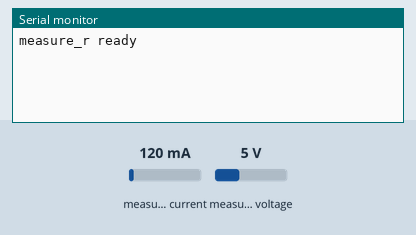
Bench run of a sketch on a simulated ESP32. On the bench: the last lines printed to the serial monitor. Wiring (inferred from the names in the program): INA219 current sensor at I2C address 0x40. The test bench sets the inputs (shaded band); at power-on: measured current 120 mA, measured voltage 5 V.

Above: at 1.5 s.
1.6 s: measured current set to 40 mA
At 2.9 s:
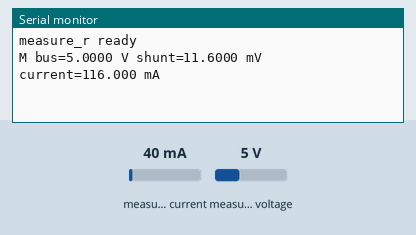
4.6 s: measured voltage set to 0.3 V
At 5.5 s:
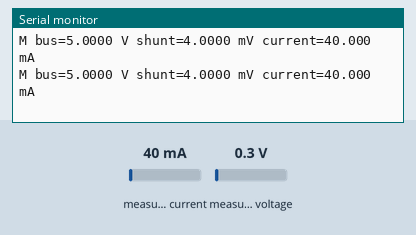
6.1 s: measured current set to 500 mA
At 6.1 s:
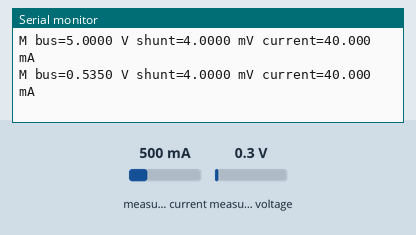
Timing chart, 0 to 9.1 s (numbered marks = the images above; inputs shaded):
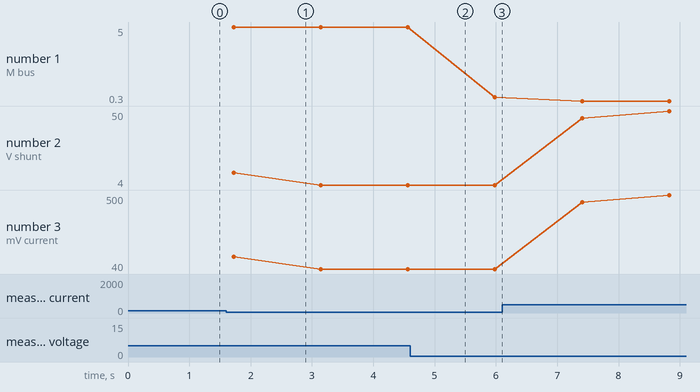

The sketch:

measure_r.ino
```cpp
// High-precision mode for finding the load resistance: R = V / I.
// INA219 set to +-40 mV shunt range with 128-sample averaging; each line averages 20 conversions.
#include <Wire.h>

const uint8_t ADDR = 0x40;

void wakeBus() { Wire.beginTransmission(ADDR); Wire.endTransmission(); }

void writeReg(uint8_t reg, uint16_t v) {
  wakeBus();
  Wire.beginTransmission(ADDR); Wire.write(reg); Wire.write(v >> 8); Wire.write(v & 0xFF);
  Wire.endTransmission();
}

int16_t readReg(uint8_t reg) {
  Wire.beginTransmission(ADDR); Wire.write(reg); Wire.endTransmission();
  Wire.requestFrom(ADDR, (uint8_t)2);
  return (int16_t)((Wire.read() << 8) | Wire.read());
}

void setup() {
  Serial.begin(115200);
  Wire.begin(21, 22);
  delay(300);
  // BRNG=16V, PG=/1 (+-40mV), BADC=SADC=128 samples, continuous shunt+bus.
  writeReg(0x00, 0x07FF);
  Serial.println("measure_r ready");
}

void loop() {
  double shunt = 0, bus = 0;
  const int N = 20;
  for (int i = 0; i < N; i++) {
    wakeBus();
    shunt += readReg(0x01) * 0.01;                 // mV, 10 uV per LSB
    bus += ((uint16_t)readReg(0x02) >> 3) * 0.004; // V, 4 mV per LSB
    delay(70);                                      // one 128-sample conversion
  }
  shunt /= N; bus /= N;
  double mA = shunt / 0.1;                          // 0.1 ohm shunt
  Serial.printf("M bus=%.4f V shunt=%.4f mV current=%.3f mA\n", bus, shunt, mA);
}
```

Measured:
- after the input at 1.6 s, the serial monitor: prints a new line after 0.12 s (image 1)
- plotted number 1: 5 → 0.54 after the input at 4.6 s
- plotted number 2: 4 → 50 after the input at 6.1 s
- plotted number 3: 40 → 500 after the input at 6.1 s
